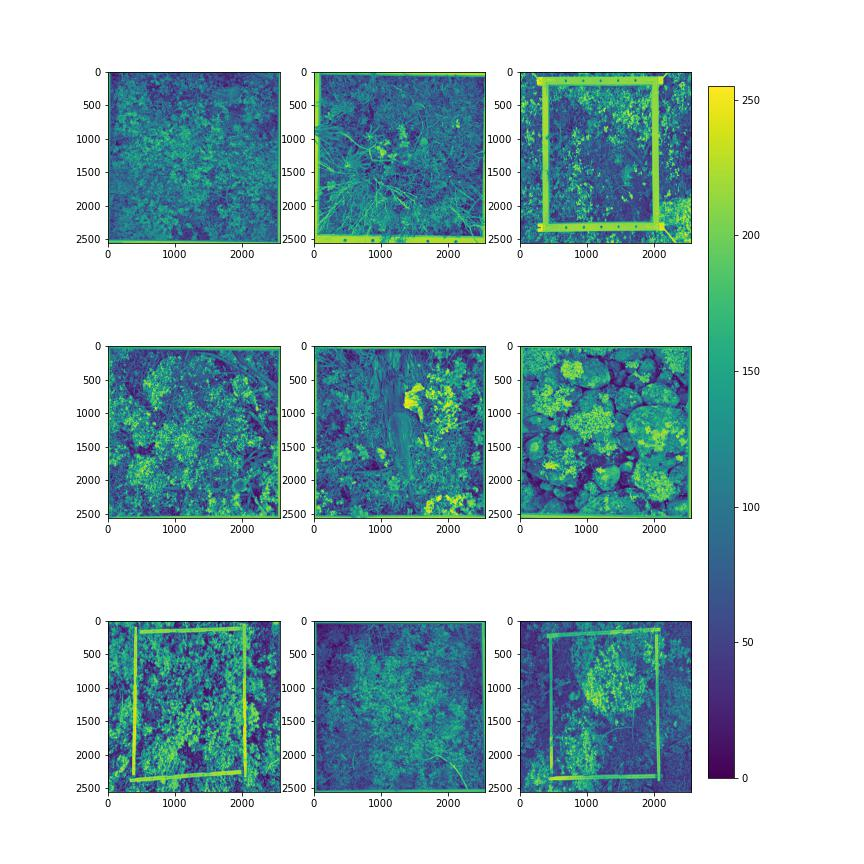
#> input picture Tester_med_ram.jpg, 864 x 864 px
$ python -i houghLines.py   (imports and definitions only)
#> lines starting #> are read from the running program, lines starting #| are printed output that depends on the picture; after the words box and inside, x2 and y2 are one past the last pixel; in counts of white or black regions, pixels touching at a corner belong together

import cv2
import numpy as np
import os
import matplotlib.pyplot as plt


def removeFrameUsingHoughLines(image_path, dilation_kernel = 20):

    '''Function that removes the frame in the image using Hough Lines'''
#> called with image_path = '../Tester_med_ram.jpg', dilation_kernel = 20

    # Read image
    img = cv2.imread(image_path)
#> img is the input picture: shape (864, 864, 3); mean B, G, R 204.2, 200.8, 176.9

    # Create grayscale image
    gray = cv2.cvtColor(img,cv2.COLOR_BGR2GRAY)

    # Median filter the gray image
    blur_gray = cv2.medianBlur(gray, 1)

    # Sharpen image
    sharpen_kernel = np.array([[-1,-1,-1], [-1,9,-1], [-1,-1,-1]])
    sharpen = cv2.filter2D(blur_gray, -1, sharpen_kernel)
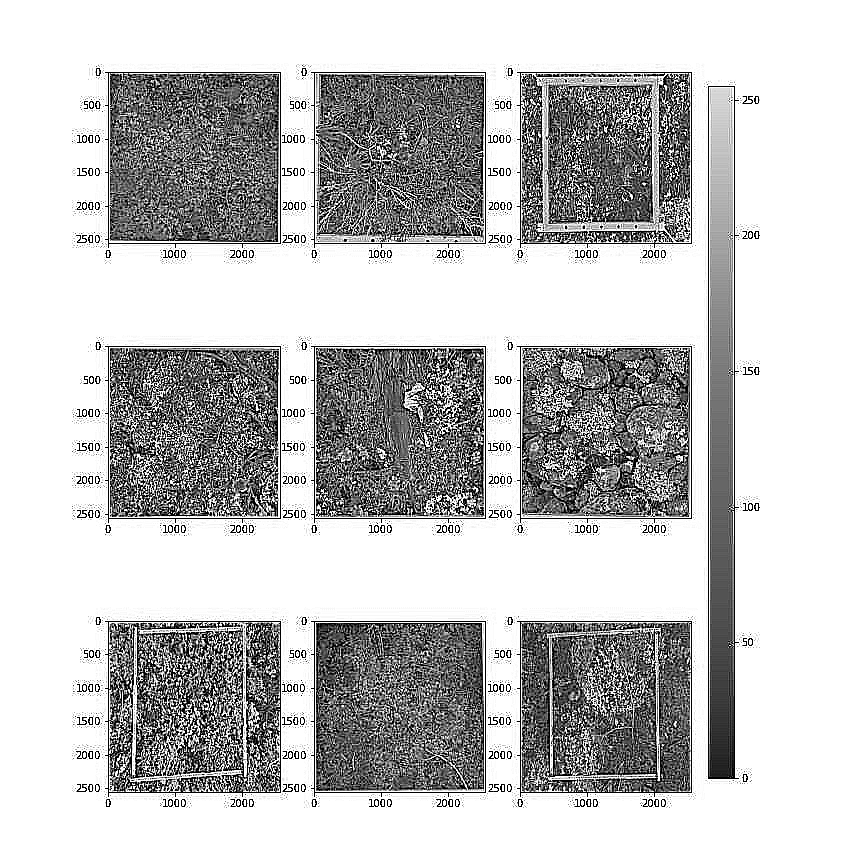
#> sharpen: shape (864, 864); min 0, max 255, mean 194.7

    # Threshold image
    thresh = cv2.threshold(sharpen, 0, 255, cv2.THRESH_BINARY_INV + cv2.THRESH_OTSU)[1]
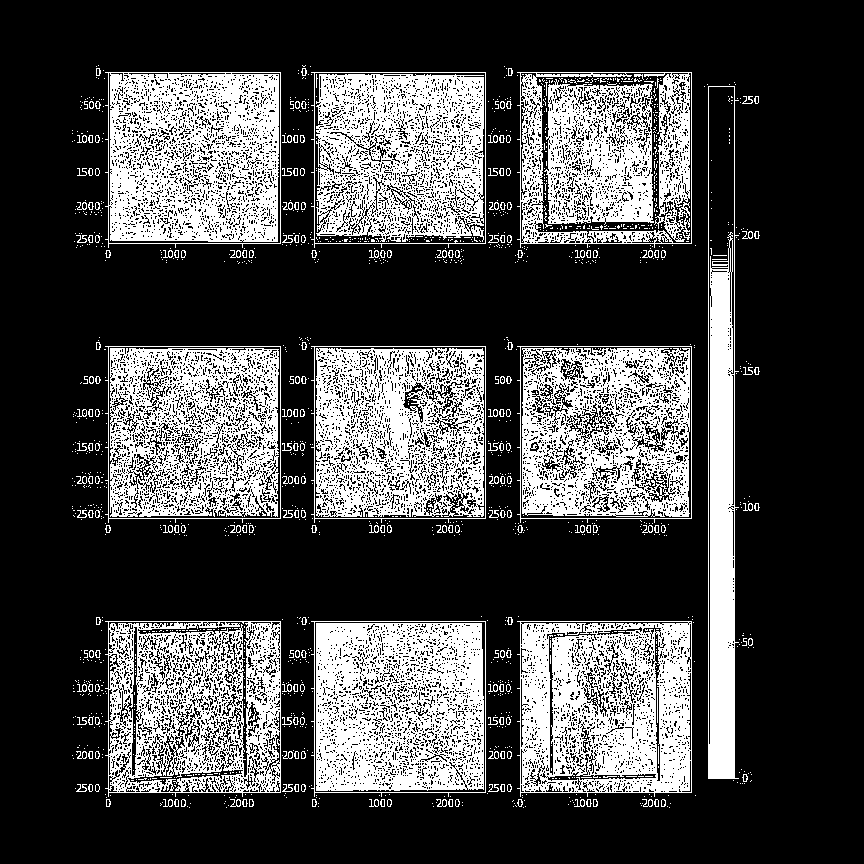
#> thresh: shape (864, 864); 28.8% white; 1566 white regions (1351 under 20 px), largest, box (x1, y1, x2, y2) and area: (105, 72, 281, 248) 23585, (316, 623, 484, 791) 23274, (517, 621, 692, 797) 22792

    # Create kernel used in the dilation
    kernel = cv2.getStructuringElement(cv2.MORPH_RECT, (dilation_kernel,dilation_kernel))

    # Dilate the thresholded image
    dilate = cv2.dilate(thresh, kernel, iterations=1)
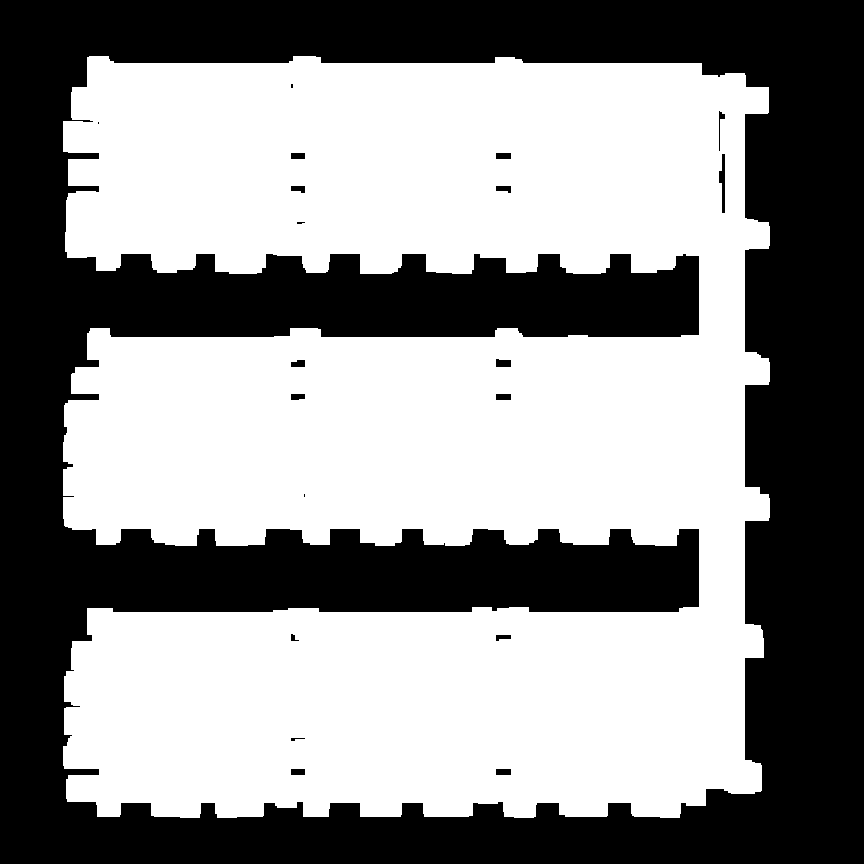
#> dilate: shape (864, 864); 55.8% white; 20 black regions (4 under 20 px), largest, box (x1, y1, x2, y2) and area: (0, 0, 864, 864) 328631, (719, 154, 725, 213) 213, (496, 359, 511, 367) 108

    # Extract edges with Canny
    edges = cv2.Canny(dilate,50,150,apertureSize = 3)
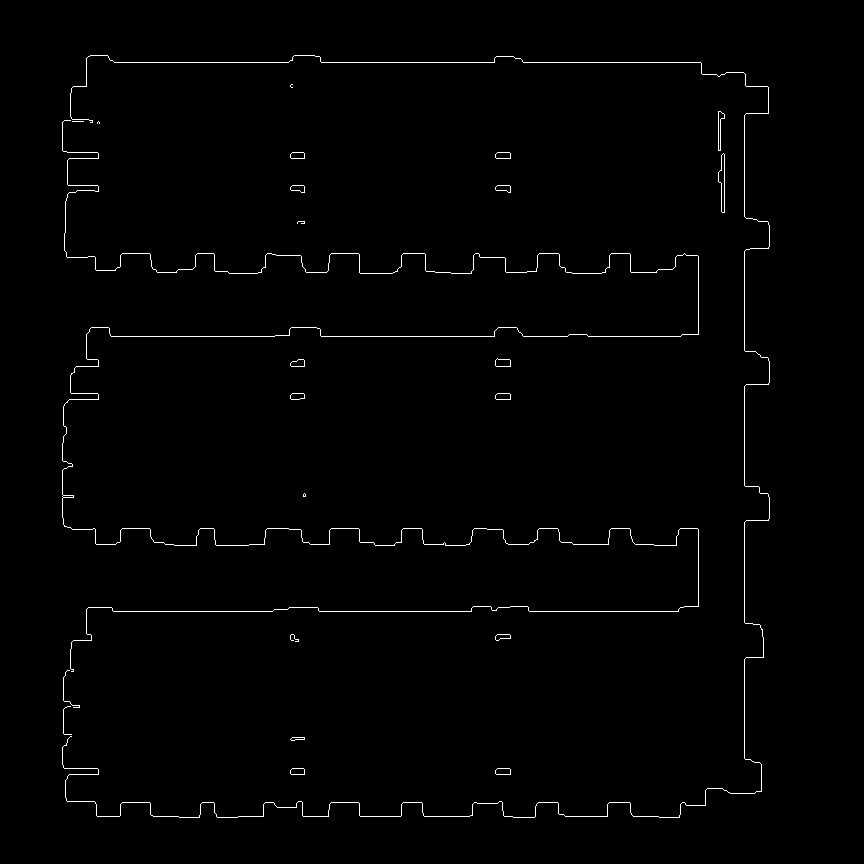
#> edges: shape (864, 864); 0.99% white in thin lines or dots, all inside (x1, y1, x2, y2) = (62, 55, 770, 818)

    # Extract lines using HoughLines
    lines = cv2.HoughLinesP(image=edges,rho=1,theta=np.pi/180, threshold=100,lines=np.array([]), minLineLength=10,maxLineGap=500)
#> lines = 14 rows, first 6: [86, 336, 744, 336], [86, 62, 700, 62], [86, 611, 744, 611], [744, 793, 744, 73], [97, 816, 679, 816], [71, 528, 697, 528]

    # Check if we actually get some lines
    if lines is not None:

        # Draw lines on black background
        lines_out = np.zeros_like(gray)
        for i in range(np.shape(lines)[0]):
            cv2.line(lines_out, (lines[i][0][0], lines[i][0][1]), (lines[i][0][2], lines[i][0][3]), (255,255,255), 10, cv2.LINE_AA)
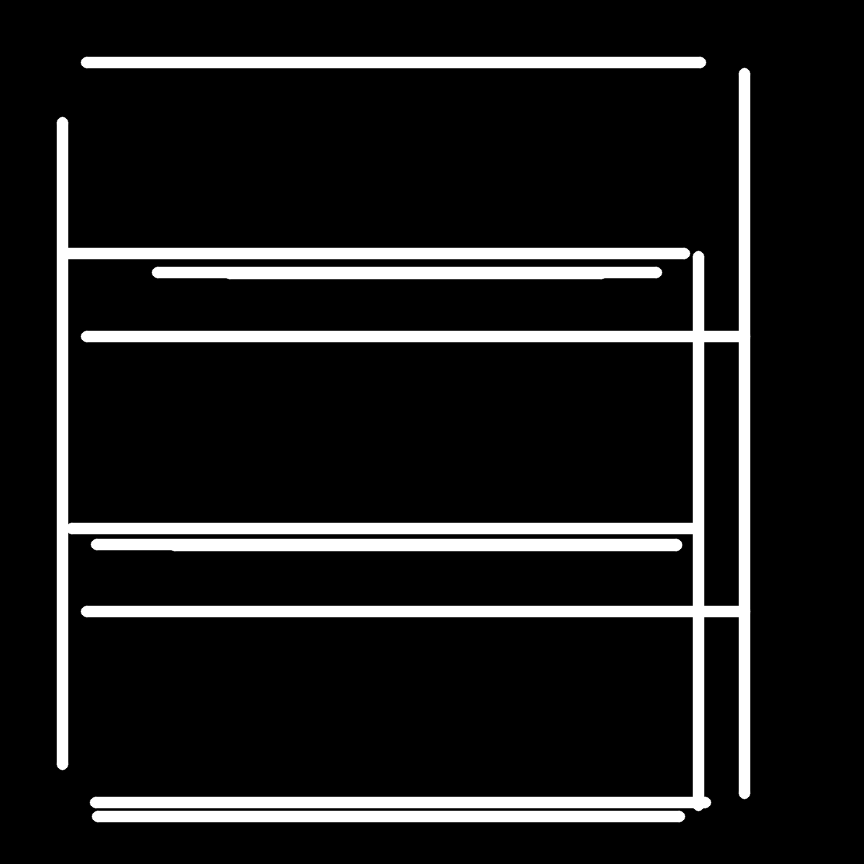
#> lines_out: shape (864, 864); min 0, max 255, mean 29.2

        # Using Closing to fill
        kernel = cv2.getStructuringElement(cv2.MORPH_RECT, (100,100))
#> kernel: shape (100, 100); every value is 1
        closing = cv2.morphologyEx(lines_out, cv2.MORPH_CLOSE, kernel, iterations=1)
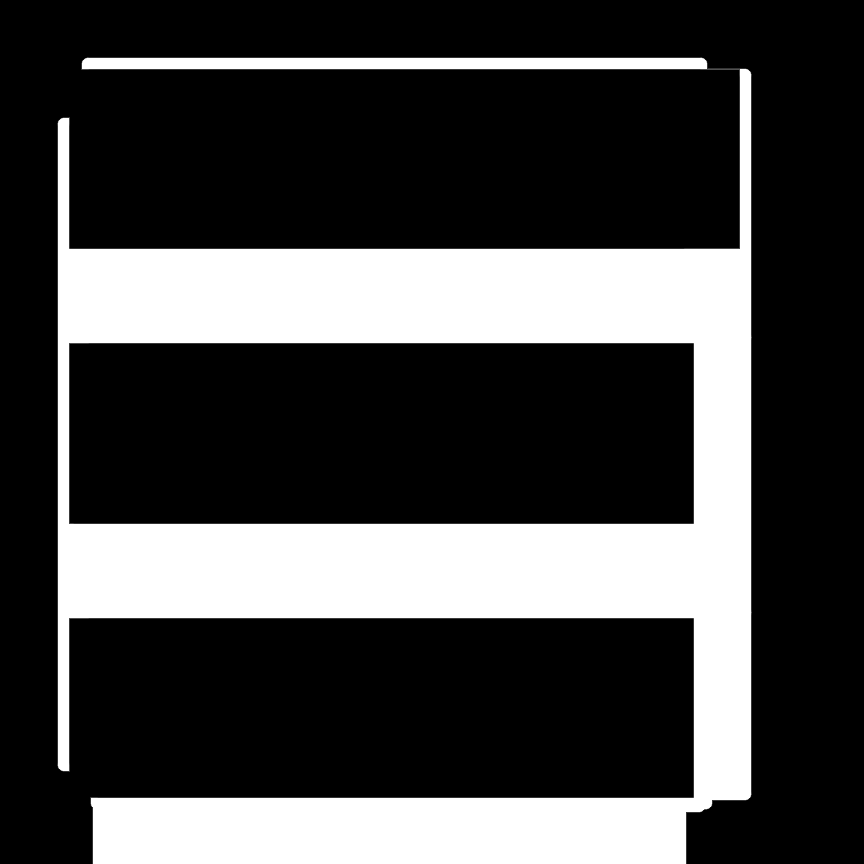
#> closing: shape (864, 864); min 0, max 255, mean 70.3

        # Find countours
        contours = cv2.findContours(closing, cv2.RETR_TREE, cv2.CHAIN_APPROX_SIMPLE)
#> contours = 2 contours; box (x1, y1, x2, y2) and area: (57, 57, 752, 864) 319915, (69, 343, 694, 524) 112318
        contours = contours[0] if len(contours) == 2 else contours[1]

        # Loop through each area
        area_list = []
        for i,contour in enumerate(contours):
            area = cv2.contourArea(contour)
            area_list.append((i,area))
#> this loop made 2 passes
#> area on passes 1 to 2: 319915, 112318
#> after the loop, area_list = [(0, 319915), (1, 112318)]

        # Pick correct area
        if len(area_list) == 1:
            tup = area_list[0]
        else:
            tup = sorted(area_list, key=lambda tup: tup[1], reverse=True)[1]
#> tup = (1, 112318)

        # If area to small, return None
        if tup[1] < 300000:
            return None

        # Use boundingRect to find area within frame
        x,y,w,h = cv2.boundingRect(contours[tup[0]])

        # Area within frame
        output = np.zeros((w,h))
        output = img[y:y+h, x:x+w]
        print(f'Ratio between sides: {np.shape(output)[0]/np.shape(output)[1]}')
        print(f'Ratio area: {(np.shape(output)[0]*np.shape(output)[1])/(np.shape(img)[0]*np.shape(img)[1])}')

        # If returned image is somewhat sqaure, return results
        if (0.9 <= np.shape(output)[0]/np.shape(output)[1] <= 1.1) and (0.2 < (np.shape(output)[0]*np.shape(output)[1])/(np.shape(img)[0]*np.shape(img)[1]) < 0.65):
            return output

        # If output image not somewhat or image cut to much or to little
        else:
            return None

    # If no lines return None
    else:
        return None

def removeFoldingRule(image_path):
    '''Function removing folding rule frame from images'''

    # Try with dilation_kernel=20
    no_frame = removeFrameUsingHoughLines(image_path=image_path, dilation_kernel=20)

    # If it works with 20, return image
    if no_frame is not None:
        return no_frame

    # Try with smaller dilation kernel
    else:
        no_frame = removeFrameUsingHoughLines(image_path=image_path, dilation_kernel=10)

        if no_frame is not None:
            return no_frame
        else:
            print('Frame could not be removed')
            return None

>>> result = removeFrameUsingHoughLines('../Tester_med_ram.jpg')
